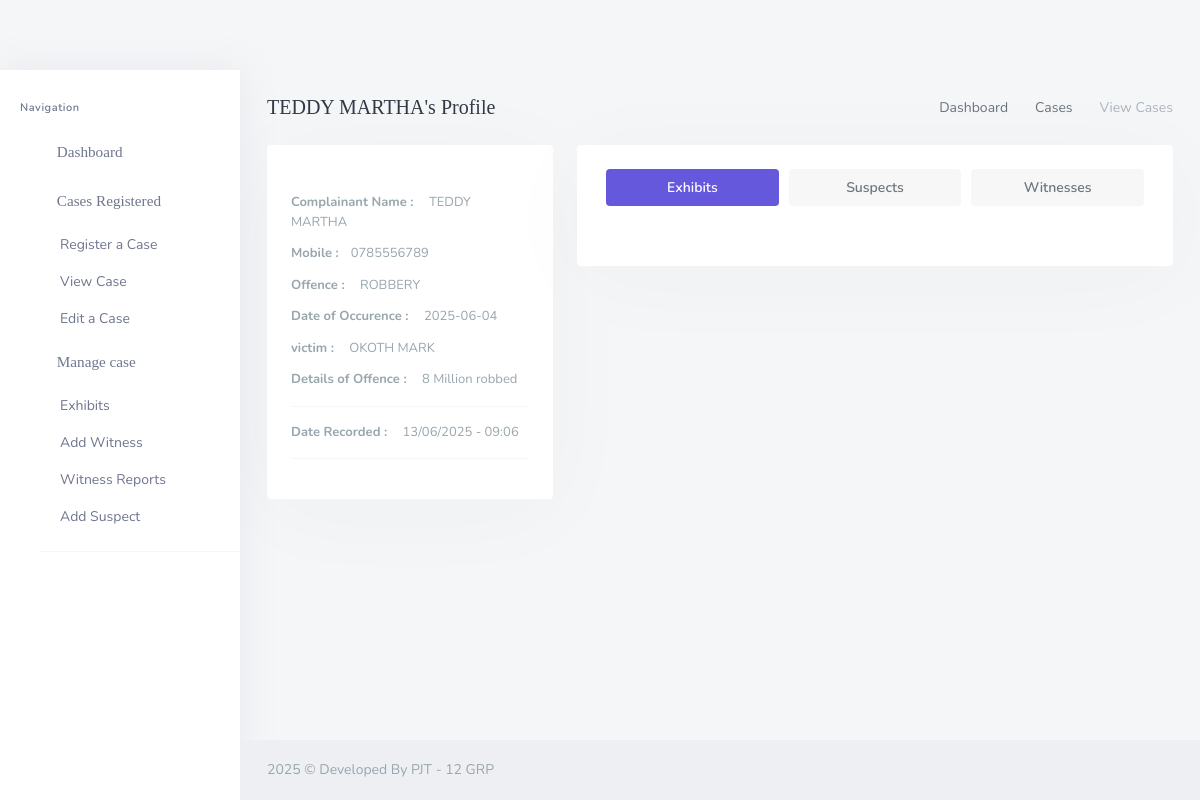
The app's page /backend/staff/his_staff_view_single_case.php?compt_id=25&&sd_ref=29/17/03/2025&&compt_name=TEDDY_MARTHA with its own data.
### tables this page shows
CREATE TABLE `his_cases` (
  `compt_id` int(20) NOT NULL,
  `compt_fname` varchar(200) DEFAULT NULL,
  `compt_lname` varchar(200) DEFAULT NULL,
  `date_occur` varchar(200) DEFAULT NULL,
  `victim` varchar(200) DEFAULT NULL,
  `sd_ref` varchar(200) DEFAULT NULL,
  `compt_addr` varchar(200) DEFAULT NULL,
  `compt_phone` varchar(200) DEFAULT NULL,
  `compt_type` varchar(200) DEFAULT NULL,
  `compt_date_joined` timestamp(6) NOT NULL DEFAULT current_timestamp(6) ON UPDATE current_timestamp(6),
  `offence_details` varchar(200) DEFAULT NULL,
  `compt_discharge_status` varchar(200) DEFAULT NULL
);

### backend/staff/his_staff_view_single_case.php (the view, shortened to what this page needs)
<?php
  include('assets/inc/config.php');
?>
<!DOCTYPE html>
    <html lang="en">
    <?php include('assets/inc/head.php');?>
    <body>
        <div id="wrapper">
                <?php include("assets/inc/sidebar.php");?>
            <?php
                $compt_id=$_GET['compt_id'];
                $ret="SELECT  * FROM his_cases WHERE compt_id=?";
                $stmt= $mysqli->prepare($ret) ;
                $stmt->bind_param('i',$compt_id);
                $stmt->execute() ;
                $res=$stmt->get_result();
                while($row=$res->fetch_object())
            {
                $mysqlDateTime = $row->compt_date_joined;
            ?>
            <div class="content-page">
                <div class="content">
                    <div class="container-fluid">
                        <div class="row">
                            <div class="col-12">
                                <div class="page-title-box">
                                    <div class="page-title-right">
                                        <ol class="breadcrumb m-0">
                                            <li class="breadcrumb-item"><a href="javascript: void(0);">Dashboard</a></li>
                                            <li class="breadcrumb-item"><a href="javascript: void(0);">Cases</a></li>
                                            <li class="breadcrumb-item active">View Cases</li>
                                        </ol>
                                    </div>
                                    <h4 class="page-title"><?php echo $row->compt_fname;?> <?php echo $row->compt_lname;?>'s Profile</h4>
                                </div>
                            </div>
                        </div>
                        <div class="row">
                            <div class="col-lg-4 col-xl-4">
                                <div class="card-box text-center">
                                    <div class="text-left mt-3">
                                        <p class="text-muted mb-2 font-13"><strong>Complainant Name :</strong> <span class="ml-2"><?php echo $row->compt_fname;?> <?php echo $row->compt_lname;?></span></p>
                                        <p class="text-muted mb-2 font-13"><strong>Mobile :</strong><span class="ml-2"><?php echo $row->compt_phone;?></span></p>
                                        <p class="text-muted mb-2 font-13"><strong>Offence :</strong> <span class="ml-2"><?php echo $row->compt_addr;?></span></p>
                                        <p class="text-muted mb-2 font-13"><strong>Date of Occurence :</strong> <span class="ml-2"><?php echo $row->date_occur;?></span></p>
                                        <p class="text-muted mb-2 font-13"><strong>victim :</strong> <span class="ml-2"><?php echo $row->victim;?> </span></p>
                                        <p class="text-muted mb-2 font-13"><strong>Details of Offence :</strong> <span class="ml-2"><?php echo $row->offence_details;?></span></p>
                                        <hr>
                                        <p class="text-muted mb-2 font-13"><strong>Date Recorded :</strong> <span class="ml-2"><?php echo date("d/m/Y - h:m", strtotime($mysqlDateTime));?></span></p>
                                        <hr>
                                    </div>
                                </div>
                            </div>
                            <?php }?>
                            <div class="col-lg-8 col-xl-8">
                                <div class="card-box">
                                    <ul class="nav nav-pills navtab-bg nav-justified">
                                        <li class="nav-item">
                                            <a href="#aboutme" data-toggle="tab" aria-expanded="false" class="nav-link active">
                                                Exhibits
                                            </a>
                                        </li>
                                        <li class="nav-item">
                                            <a href="#timeline" data-toggle="tab" aria-expanded="true" class="nav-link ">
                                            Suspects
                                            </a>
                                        </li>
                                        <li class="nav-item">
                                            <a href="#settings" data-toggle="tab" aria-expanded="false" class="nav-link">
                                            Witnesses
                                            </a>
                                        </li>
                                    </ul>
                                    <div class="tab-content">
                                        </div>
                                    </div>
                                </div>
                            </div>
                        </div>
                    </div>
                </div>
                <?php include('assets/inc/footer.php');?>
            </div>
    </body>
</html>

### records on screen
his_cases: compt_fname "TEDDY", compt_lname "MARTHA", compt_phone "0785556789", compt_addr "ROBBERY", date_occur "2025-06-04", victim "OKOTH MARK", offence_details "8 Million robbed", compt_date_joined "13/06/2025 - 09:06"

### other values on screen
date ('Y') "2025"
